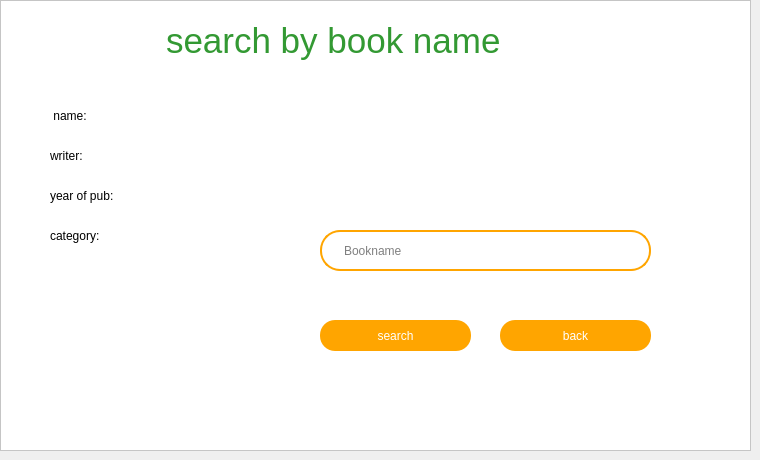
     <widget class="QWidget" name="page_11">
      <widget class="QFrame" name="frame_14">
       <property name="geometry">
        <rect>
         <x>0</x>
         <y>0</y>
         <width>751</width>
         <height>451</height>
        </rect>
       </property>
       <property name="styleSheet">
        <string notr="true">background: #fff;</string>
       </property>
       <property name="frameShape">
        <enum>QFrame::StyledPanel</enum>
       </property>
       <property name="frameShadow">
        <enum>QFrame::Raised</enum>
       </property>
       <widget class="QLabel" name="label_11">
        <property name="geometry">
         <rect>
          <x>120</x>
          <y>20</y>
          <width>471</width>
          <height>41</height>
         </rect>
        </property>
        <property name="font">
         <font>
          <pointsize>-1</pointsize>
         </font>
        </property>
        <property name="styleSheet">
         <string notr="true">text-align: center;
color: #393;
margin: 0 auto;
font-size: 35px;
font-family: 'Droid Sans';</string>
        </property>
        <property name="text">
         <string>search by book name</string>
        </property>
       </widget>
       <widget class="QPushButton" name="search">
        <property name="geometry">
         <rect>
          <x>320</x>
          <y>320</y>
          <width>151</width>
          <height>31</height>
         </rect>
        </property>
        <property name="styleSheet">
         <string notr="true">Padding: 1px;
Border-radius: 15px;
Background: #ffa500;
Color: #fff;</string>
        </property>
        <property name="text">
         <string>search</string>
        </property>
       </widget>
       <widget class="QLabel" name="book">
        <property name="geometry">
         <rect>
          <x>50</x>
          <y>100</y>
          <width>51</width>
          <height>31</height>
         </rect>
        </property>
        <property name="styleSheet">
         <string notr="true">color: #000;</string>
        </property>
        <property name="text">
         <string> name:</string>
        </property>
       </widget>
       <widget class="QLineEdit" name="bookname_2">
        <property name="geometry">
         <rect>
          <x>320</x>
          <y>230</y>
          <width>331</width>
          <height>41</height>
         </rect>
        </property>
        <property name="palette">
         <palette>
          <active>
           <colorrole role="WindowText">
            <brush brushstyle="SolidPattern">
             <color alpha="255">
              <red>0</red>
              <green>0</green>
              <blue>0</blue>
             </color>
            </brush>
           </colorrole>
           <colorrole role="Button">
            <brush brushstyle="SolidPattern">
             <color alpha="255">
              <red>255</red>
              <green>255</green>
              <blue>255</blue>
             </color>
            </brush>
           </colorrole>
           <colorrole role="Light">
            <brush brushstyle="SolidPattern">
             <color alpha="255">
              <red>255</red>
              <green>255</green>
              <blue>255</blue>
             </color>
            </brush>
           </colorrole>
           <colorrole role="Text">
            <brush brushstyle="SolidPattern">
             <color alpha="255">
              <red>0</red>
              <green>0</green>
              <blue>0</blue>
             </color>
            </brush>
           </colorrole>
           <colorrole role="ButtonText">
            <brush brushstyle="SolidPattern">
             <color alpha="255">
              <red>0</red>
              <green>0</green>
              <blue>0</blue>
             </color>
            </brush>
           </colorrole>
           <colorrole role="Base">
            <brush brushstyle="SolidPattern">
             <color alpha="255">
              <red>255</red>
              <green>255</green>
              <blue>255</blue>
             </color>
            </brush>
           </colorrole>
           <colorrole role="Window">
            <brush brushstyle="SolidPattern">
             <color alpha="255">
              <red>255</red>
              <green>255</green>
              <blue>255</blue>
             </color>
            </brush>
           </colorrole>
           <colorrole role="PlaceholderText">
            <brush brushstyle="SolidPattern">
             <color alpha="255">
              <red>0</red>
              <green>0</green>
              <blue>0</blue>
             </color>
            </brush>
           </colorrole>
          </active>
          <inactive>
           <colorrole role="WindowText">
            <brush brushstyle="SolidPattern">
             <color alpha="255">
              <red>0</red>
              <green>0</green>
              <blue>0</blue>
             </color>
            </brush>
           </colorrole>
           <colorrole role="Button">
            <brush brushstyle="SolidPattern">
             <color alpha="255">
              <red>255</red>
              <green>255</green>
              <blue>255</blue>
             </color>
            </brush>
           </colorrole>
           <colorrole role="Light">
            <brush brushstyle="SolidPattern">
             <color alpha="255">
              <red>255</red>
              <green>255</green>
              <blue>255</blue>
             </color>
            </brush>
           </colorrole>
           <colorrole role="Text">
            <brush brushstyle="SolidPattern">
             <color alpha="255">
              <red>0</red>
              <green>0</green>
              <blue>0</blue>
             </color>
            </brush>
           </colorrole>
           <colorrole role="ButtonText">
            <brush brushstyle="SolidPattern">
             <color alpha="255">
              <red>0</red>
              <green>0</green>
              <blue>0</blue>
             </color>
            </brush>
           </colorrole>
           <colorrole role="Base">
            <brush brushstyle="SolidPattern">
             <color alpha="255">
              <red>255</red>
              <green>255</green>
              <blue>255</blue>
             </color>
            </brush>
           </colorrole>
           <colorrole role="Window">
            <brush brushstyle="SolidPattern">
             <color alpha="255">
              <red>255</red>
              <green>255</green>
              <blue>255</blue>
             </color>
            </brush>
           </colorrole>
           <colorrole role="PlaceholderText">
            <brush brushstyle="SolidPattern">
             <color alpha="255">
              <red>0</red>
              <green>0</green>
              <blue>0</blue>
             </color>
            </brush>
           </colorrole>
          </inactive>
          <disabled>
           <colorrole role="WindowText">
            <brush brushstyle="SolidPattern">
             <color alpha="255">
              <red>0</red>
              <green>0</green>
              <blue>0</blue>
             </color>
            </brush>
           </colorrole>
           <colorrole role="Button">
            <brush brushstyle="SolidPattern">
             <color alpha="255">
              <red>255</red>
              <green>255</green>
              <blue>255</blue>
             </color>
            </brush>
           </colorrole>
           <colorrole role="Light">
            <brush brushstyle="SolidPattern">
             <color alpha="255">
              <red>255</red>
              <green>255</green>
              <blue>255</blue>
             </color>
            </brush>
           </colorrole>
           <colorrole role="Text">
            <brush brushstyle="SolidPattern">
             <color alpha="255">
              <red>0</red>
              <green>0</green>
              <blue>0</blue>
             </color>
            </brush>
           </colorrole>
           <colorrole role="ButtonText">
            <brush brushstyle="SolidPattern">
             <color alpha="255">
              <red>0</red>
              <green>0</green>
              <blue>0</blue>
             </color>
            </brush>
           </colorrole>
           <colorrole role="Base">
            <brush brushstyle="SolidPattern">
             <color alpha="255">
              <red>255</red>
              <green>255</green>
              <blue>255</blue>
             </color>
            </brush>
           </colorrole>
           <colorrole role="Window">
            <brush brushstyle="SolidPattern">
             <color alpha="255">
              <red>255</red>
              <green>255</green>
              <blue>255</blue>
             </color>
            </brush>
           </colorrole>
           <colorrole role="PlaceholderText">
            <brush brushstyle="SolidPattern">
             <color alpha="255">
              <red>0</red>
              <green>0</green>
              <blue>0</blue>
             </color>
            </brush>
           </colorrole>
          </disabled>
         </palette>
        </property>
        <property name="font">
         <font>
          <kerning>true</kerning>
         </font>
        </property>
        <property name="layoutDirection">
         <enum>Qt::LeftToRight</enum>
        </property>
        <property name="styleSheet">
         <string notr="true">padding-left: 20px;
padding-right: 20px;
border-radius: 20px;
background: #ffffff;
border: 2px solid #ffa500;
color: #000000;</string>
        </property>
        <property name="text">
         <string/>
        </property>
        <property name="frame">
         <bool>false</bool>
        </property>
        <property name="cursorPosition">
         <number>0</number>
        </property>
        <property name="placeholderText">
         <string>Bookname</string>
        </property>
       </widget>
       <widget class="QPushButton" name="back_3">
        <property name="geometry">
         <rect>
          <x>500</x>
          <y>320</y>
          <width>151</width>
          <height>31</height>
         </rect>
        </property>
        <property name="styleSheet">
         <string notr="true">Padding: 1px;
Border-radius: 15px;
Background: #ffa500;
Color: #fff;</string>
        </property>
        <property name="text">
         <string>back</string>
        </property>
       </widget>
       <widget class="QLabel" name="writer">
        <property name="geometry">
         <rect>
          <x>50</x>
          <y>140</y>
          <width>51</width>
          <height>31</height>
         </rect>
        </property>
        <property name="styleSheet">
         <string notr="true">color: #000;</string>
        </property>
        <property name="text">
         <string>writer:</string>
        </property>
       </widget>
       <widget class="QLabel" name="y_o_p">
        <property name="geometry">
         <rect>
          <x>50</x>
          <y>180</y>
          <width>81</width>
          <height>31</height>
         </rect>
        </property>
        <property name="styleSheet">
         <string notr="true">color: #000;</string>
        </property>
        <property name="text">
         <string>year of pub:</string>
        </property>
       </widget>
       <widget class="QLabel" name="categorylable">
        <property name="geometry">
         <rect>
          <x>50</x>
          <y>220</y>
          <width>71</width>
          <height>31</height>
         </rect>
        </property>
        <property name="styleSheet">
         <string notr="true">color: #000;</string>
        </property>
        <property name="text">
         <string>category:</string>
        </property>
       </widget>
       <widget class="QLabel" name="book_2">
        <property name="geometry">
         <rect>
          <x>130</x>
          <y>100</y>
          <width>261</width>
          <height>31</height>
         </rect>
        </property>
        <property name="styleSheet">
         <string notr="true">color: #000;</string>
        </property>
        <property name="text">
         <string/>
        </property>
       </widget>
       <widget class="QLabel" name="writer_2">
        <property name="geometry">
         <rect>
          <x>130</x>
          <y>140</y>
          <width>251</width>
          <height>31</height>
         </rect>
        </property>
        <property name="styleSheet">
         <string notr="true">color: #000;</string>
        </property>
        <property name="text">
         <string/>
        </property>
       </widget>
       <widget class="QLabel" name="y_o_p_2">
        <property name="geometry">
         <rect>
          <x>140</x>
          <y>180</y>
          <width>231</width>
          <height>31</height>
         </rect>
        </property>
        <property name="styleSheet">
         <string notr="true">color: #000;</string>
        </property>
        <property name="text">
         <string/>
        </property>
       </widget>
       <widget class="QLabel" name="categorylable_2">
        <property name="geometry">
         <rect>
          <x>120</x>
          <y>220</y>
          <width>181</width>
          <height>31</height>
         </rect>
        </property>
        <property name="styleSheet">
         <string notr="true">color: #000;</string>
        </property>
        <property name="text">
         <string/>
        </property>
       </widget>
       <widget class="QLabel" name="bookimg_2">
        <property name="geometry">
         <rect>
          <x>40</x>
          <y>270</y>
          <width>128</width>
          <height>128</height>
         </rect>
        </property>
        <property name="styleSheet">
         <string notr="true"/>
        </property>
        <property name="text">
         <string>&lt;img src=&quot;:user.png&quot; /&gt;</string>
        </property>
       </widget>
      </widget>
     </widget>
